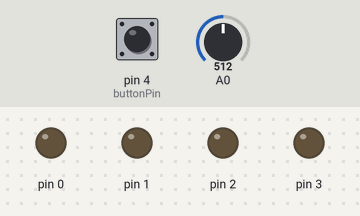
The sketch below on a simulated Arduino Uno, built with avr-gcc and run on an emulated ATmega328P. Shown: output pins drawn as LEDs (lit = HIGH). Dashed ring = blinking. Inputs (shaded band) come from the test bench; at power-on: pin 4 (buttonPin) HIGH, A0 = 512.

Above: at 1.2 s.
1.3 s: pin 4 (buttonPin) pulled LOW for 0.15 s
At 1.7 s:
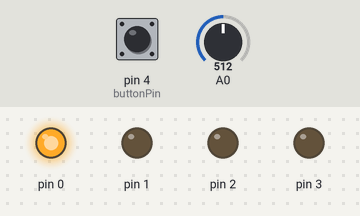
4.4 s: pin 4 (buttonPin) pulled LOW for 1 s
At 5.3 s:
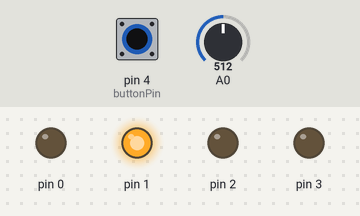
7.5 s: pin 4 (buttonPin) pulled LOW for 3.2 s
At 9.0 s:
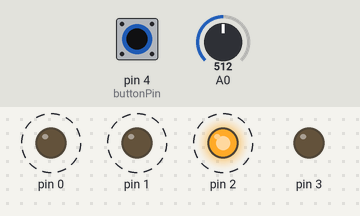
Timing chart, 0 to 13.4 s (numbered marks = the images above; inputs shaded):
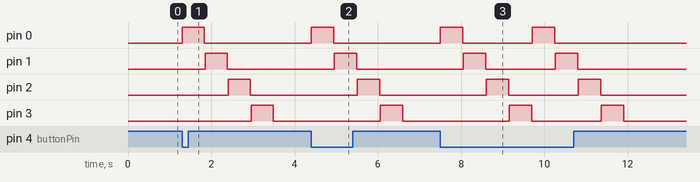

The sketch:

Assignment_2.ino
```cpp
const int buttonPin = 4;
int sensorValue = 0;
int buttonState = 0;

void setup()
{

  pinMode(buttonPin, INPUT);

  pinMode (0, OUTPUT);
  pinMode (1, OUTPUT);
  pinMode (2, OUTPUT);
  pinMode (3, OUTPUT);
}

void loop()
{
  buttonState = digitalRead(buttonPin);

  if (buttonState == LOW)
  {
    digitalWrite (0, HIGH);
    sensorValue = analogRead (0);
    delay (sensorValue + 25);
    digitalWrite (0, LOW);
    delay (15);

    digitalWrite (1, HIGH);
    sensorValue = analogRead (0);
    delay (sensorValue + 25);
    digitalWrite (1, LOW);
    delay (15);

    digitalWrite (2, HIGH);
    sensorValue = analogRead (0);
    delay (sensorValue + 25);
    digitalWrite (2, LOW);
    delay (15);

    digitalWrite (3, HIGH);
    sensorValue = analogRead (0);
    delay (sensorValue + 25);
    digitalWrite (3, LOW);
    delay (15);
  }
  else
  {
    digitalWrite (0, LOW);
    digitalWrite (1, LOW);
    digitalWrite (2, LOW);
    digitalWrite (3, LOW);
  }

}
```

Measured:
- after the input at 1.3 s, pin 0: LOW → HIGH at once, → LOW 0.54 s later; pin 1: LOW → HIGH after 0.55 s, → LOW 0.54 s later; pin 2: LOW → HIGH after 1.1 s, → LOW 0.54 s later; pin 3: LOW → HIGH after 1.7 s, → LOW 0.54 s later
- after the input at 4.4 s, pin 0: LOW → HIGH at once, → LOW 0.54 s later; pin 1: LOW → HIGH after 0.55 s, → LOW 0.54 s later; pin 2: LOW → HIGH after 1.1 s, → LOW 0.54 s later; pin 3: LOW → HIGH after 1.7 s, → LOW 0.54 s later
- after the input at 7.5 s, pin 0: alternates HIGH for 0.54 s and LOW for 1.7 s, 4 changes in all, then stays LOW, starting at once; pin 1: alternates HIGH for 0.54 s and LOW for 1.7 s, 4 changes in all, then stays LOW, starting after 0.55 s
